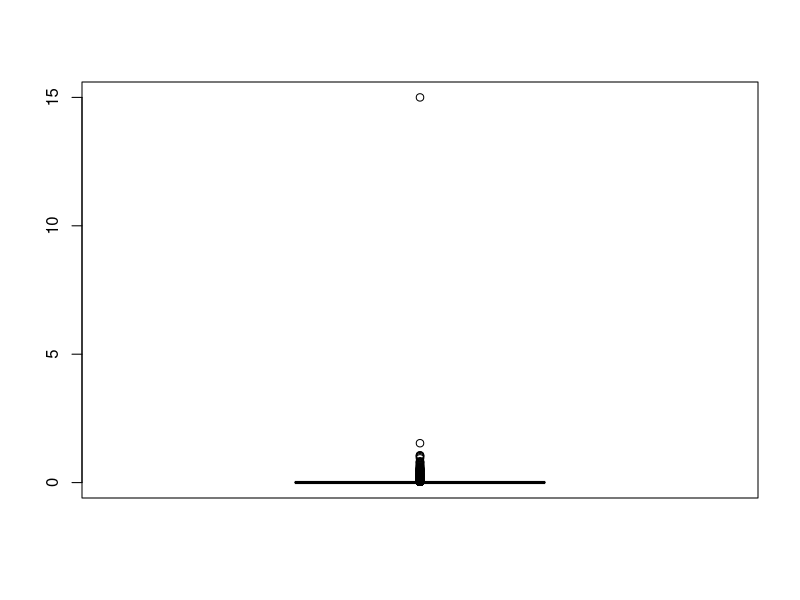
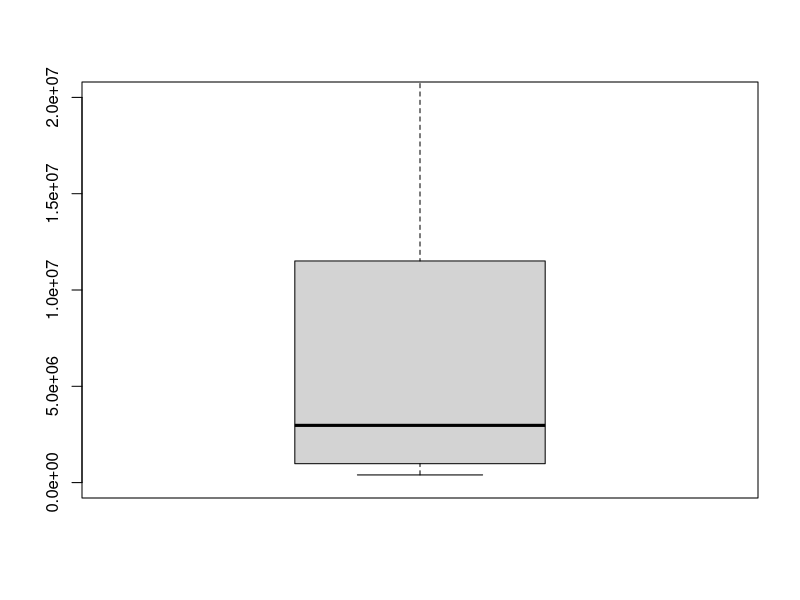
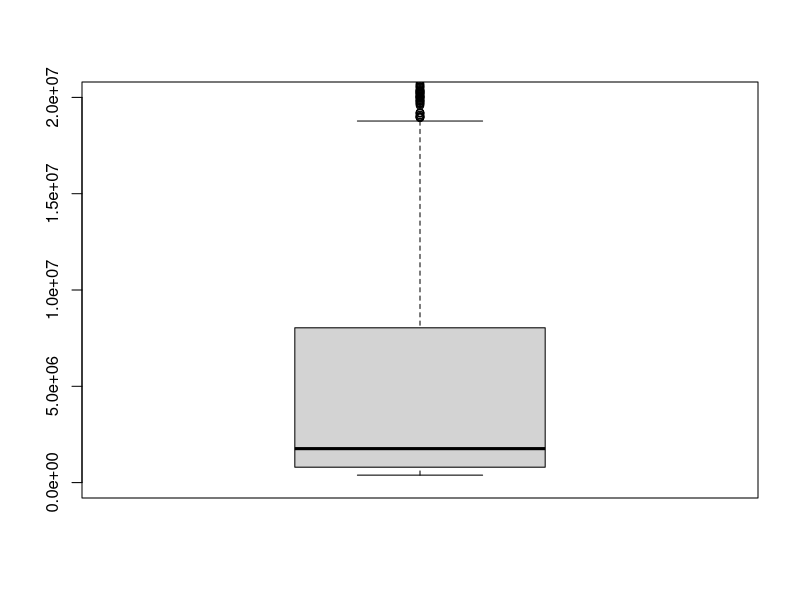
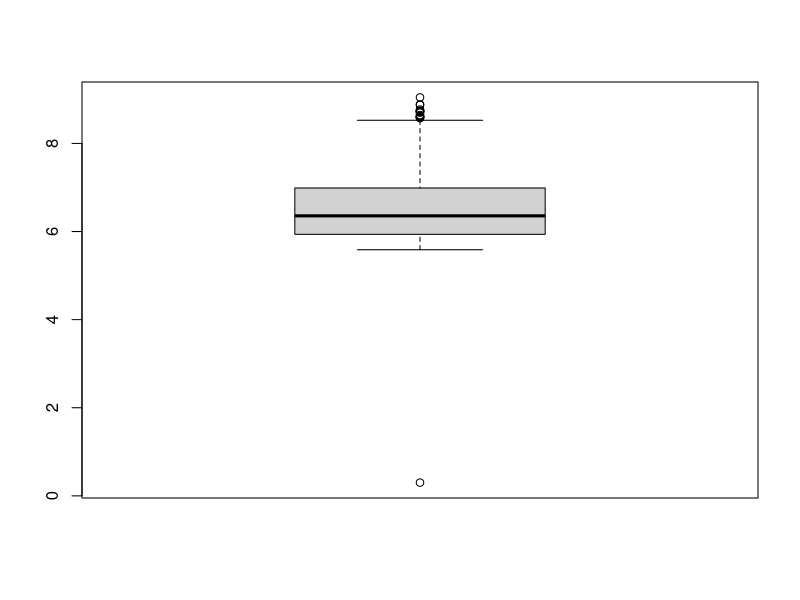
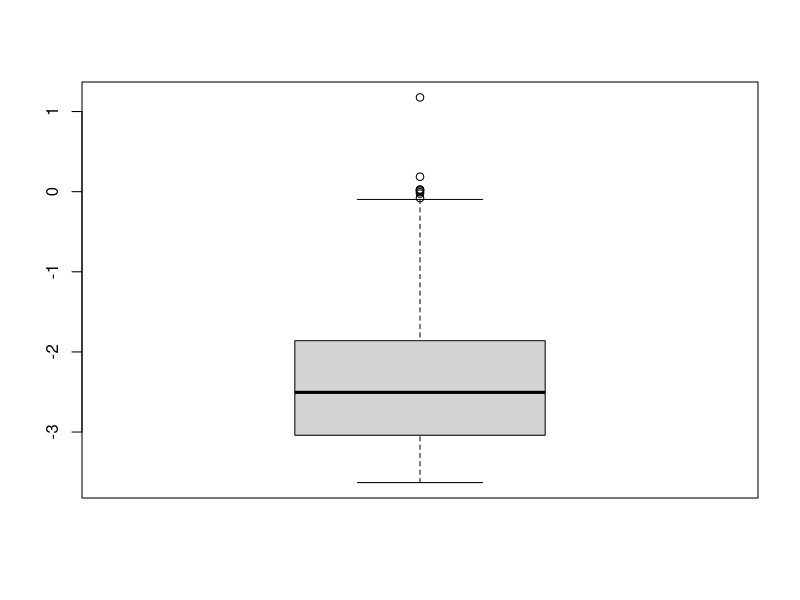
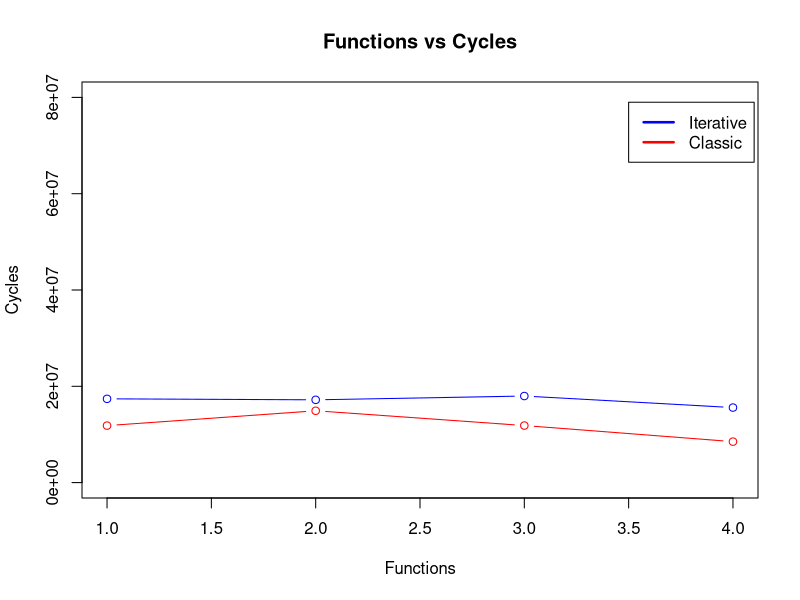

These charts were generated, in order, by the following R code: (Note: this script raises an error after producing the figures.)
require(ggplot2)
allData <- read.csv(file="StatFile2.txt",head=TRUE,sep=",")
allData$LogCycles <- log10(allData$Cycles)
allData$LogTime <- log10(allData$Time)
allData$miliseconds <- allData$Time * 1000
allData$logmiliseconds <- log10(allData$miliseconds)
TI <-subset(allData, Algorithm == "TI")
TC <-subset(allData, Algorithm == "TC")
TI1f <-subset(TI, Functions == 1)
TI2f <-subset(TI, Functions == 2)
TI3f <-subset(TI, Functions == 3)
TI4f <-subset(TI, Functions == 4)
TC4f <-subset(TC, Functions == 4)
TC3f <-subset(TC, Functions == 3)
TC2f <-subset(TC, Functions == 2)
TC1f <-subset(TC, Functions == 1)
TC1c <-subset(TC, Constants == 1)
TC2c <-subset(TC, Constants == 2)
TC3c <-subset(TC, Constants == 3)
TC4c <-subset(TC, Constants == 4)
TI1c <-subset(TI, Constants == 1)
TI2c <-subset(TI, Constants == 2)
TI3c <-subset(TI, Constants == 3)
TI4c <-subset(TI, Constants == 4)
summary(TI)
for (i in 1:4) {
  for (j in 1:4) {
    for (w in 3:8) {
      
    }
  }
}
boxplot(allData$Time)
boxplot(TI$Cycles, ylim = c(0,20000000))
boxplot(TC$Cycles, ylim = c(0,20000000))
boxplot(allData$LogCycles)
boxplot(allData$LogTime)
averageTI <- aggregate(Cycles~Functions, data=TI, FUN=function(TI) c(mean=mean(TI)))
averageTC <- aggregate(Cycles~Functions, data=TC, FUN=function(TC) c(mean=mean(TC)))
plot(averageTI$Functions, averageTI$Cycles, ylim = c(0,80000000), main = "Functions vs Cycles", ylab = "Cycles", xlab = "Functions", type = "n")
lines(averageTI$Functions, averageTI$Cycles, type="b", col="blue")
lines(averageTC$Functions, averageTC$Cycles, type="b", col="red")
legend(3.5,79000000, c("Iterative","Classic"), lty=c(1,1), lwd=c(2.5,2.5),col=c("blue","red"))
plot(TI$Clauses, allData$LogCycles)
abline(reg1)
abline(h=-1)
boxplot(TI4f$Cycles~TI4f$Clauses, ylim = c(0,80000000))
cor(clause6Data$LogTime, clause6Data$Clauses)
cor(clause6Data$LogTime, clause6Data$Constants)
cor(clause6Data$LogTime, clause6Data$Functions)
